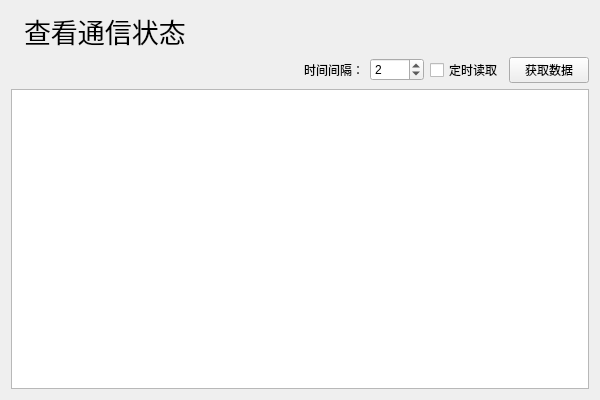
<?xml version="1.0" encoding="UTF-8"?>
<ui version="4.0">
 <class>ratestatepage</class>
 <widget class="QWidget" name="ratestatepage">
  <property name="geometry">
   <rect>
    <x>0</x>
    <y>0</y>
    <width>600</width>
    <height>400</height>
   </rect>
  </property>
  <property name="windowTitle">
   <string>Form</string>
  </property>
  <layout class="QVBoxLayout" name="verticalLayout">
   <item>
    <layout class="QHBoxLayout" name="horizontalLayout">
     <item>
      <widget class="QLabel" name="tlicon">
       <property name="sizePolicy">
        <sizepolicy hsizetype="Minimum" vsizetype="Minimum">
         <horstretch>0</horstretch>
         <verstretch>0</verstretch>
        </sizepolicy>
       </property>
       <property name="text">
        <string/>
       </property>
       <property name="pixmap">
        <pixmap resource="zpmain.qrc">:/images/datasumm.png</pixmap>
       </property>
      </widget>
     </item>
     <item>
      <widget class="QLabel" name="tlmsg">
       <property name="sizePolicy">
        <sizepolicy hsizetype="MinimumExpanding" vsizetype="Preferred">
         <horstretch>0</horstretch>
         <verstretch>0</verstretch>
        </sizepolicy>
       </property>
       <property name="font">
        <font>
         <pointsize>20</pointsize>
        </font>
       </property>
       <property name="text">
        <string>查看通信状态</string>
       </property>
      </widget>
     </item>
    </layout>
   </item>
   <item>
    <layout class="QHBoxLayout" name="horizontalLayout_6">
     <item>
      <spacer name="horizontalSpacer">
       <property name="orientation">
        <enum>Qt::Horizontal</enum>
       </property>
       <property name="sizeHint" stdset="0">
        <size>
         <width>40</width>
         <height>20</height>
        </size>
       </property>
      </spacer>
     </item>
     <item>
      <widget class="QLabel" name="tmLabel">
       <property name="text">
        <string>时间间隔：</string>
       </property>
       <property name="buddy">
        <cstring>timeInterval</cstring>
       </property>
      </widget>
     </item>
     <item>
      <widget class="QSpinBox" name="timeInterval">
       <property name="minimum">
        <number>1</number>
       </property>
       <property name="maximum">
        <number>1000</number>
       </property>
       <property name="value">
        <number>2</number>
       </property>
      </widget>
     </item>
     <item>
      <widget class="QCheckBox" name="timeEn">
       <property name="text">
        <string>定时读取</string>
       </property>
      </widget>
     </item>
     <item>
      <widget class="QPushButton" name="btGetRate">
       <property name="sizePolicy">
        <sizepolicy hsizetype="Fixed" vsizetype="Fixed">
         <horstretch>0</horstretch>
         <verstretch>0</verstretch>
        </sizepolicy>
       </property>
       <property name="text">
        <string>获取数据</string>
       </property>
      </widget>
     </item>
    </layout>
   </item>
   <item>
    <widget class="QTableView" name="tblrate">
     <property name="editTriggers">
      <set>QAbstractItemView::NoEditTriggers</set>
     </property>
     <property name="cornerButtonEnabled">
      <bool>false</bool>
     </property>
    </widget>
   </item>
  </layout>
 </widget>
 <resources>
  <include location="zpmain.qrc"/>
 </resources>
 <connections>
  <connection>
   <sender>timeEn</sender>
   <signal>toggled(bool)</signal>
   <receiver>ratestatepage</receiver>
   <slot>showHideTime(bool)</slot>
   <hints>
    <hint type="sourcelabel">
     <x>451</x>
     <y>73</y>
    </hint>
    <hint type="destinationlabel">
     <x>378</x>
     <y>52</y>
    </hint>
   </hints>
  </connection>
  <connection>
   <sender>btGetRate</sender>
   <signal>clicked()</signal>
   <receiver>ratestatepage</receiver>
   <slot>startTimer()</slot>
   <hints>
    <hint type="sourcelabel">
     <x>522</x>
     <y>70</y>
    </hint>
    <hint type="destinationlabel">
     <x>595</x>
     <y>45</y>
    </hint>
   </hints>
  </connection>
 </connections>
 <slots>
  <slot>showHideTime(bool)</slot>
  <slot>startTimer()</slot>
 </slots>
</ui>
